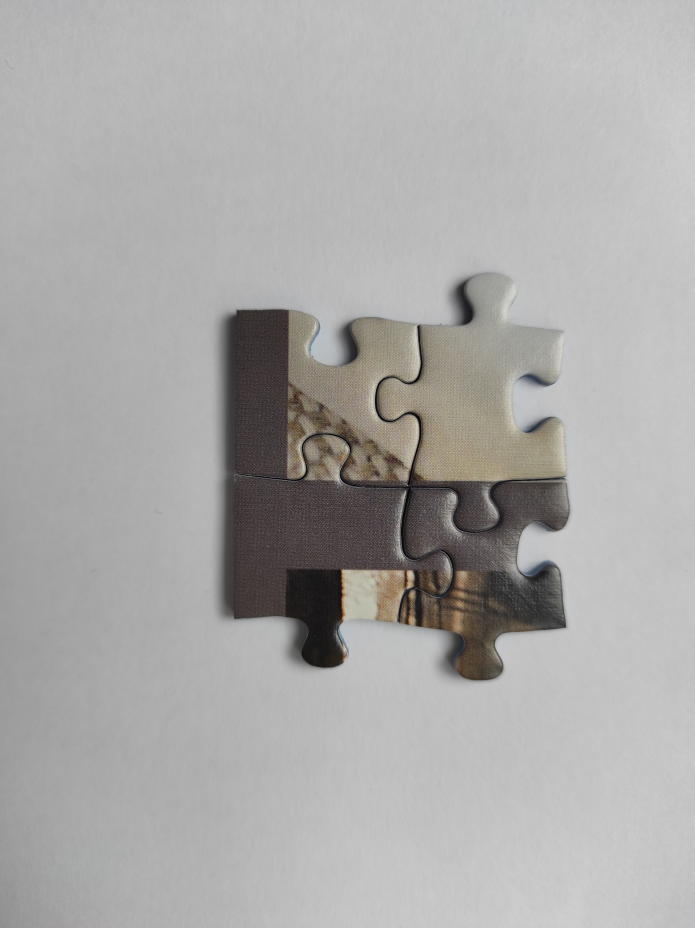
#> input picture data/pzl_1/pzl_1_full_front.jpg, 3472 x 4640 px (shown at 1/5 size)
$ jupyter execute puzzle.ipynb   (shell and % lines are left out)
#> lines starting #> are read from the running program, lines starting #| are printed output that depends on the picture
# Analyse eines Puzzleteils im Gesamtbild

In diesem Notebook verwenden wir Feature-Detection und -Matching (ORB + FLANN), um die Position eines einzelnen Puzzleteils in einem vollständigen Puzzlebild zu finden.
- Ganz oben definierst du zwei Variablen für die Pfade zu den Bildern.
- Wir konvertieren beide Bilder in Graustufen, extrahieren ORB-Features, führen ein FLANN-Matching durch und berechnen eine Homographie, um die genaue Lage des Puzzleteils im Gesamtbild zu bestimmen.
- Am Ende markieren wir das gefundene Teil mit einem farbigen Polygon (Rechteck).

[cell 1]
# -----------------------------
# 1) Variablen fuer Bildpfade
# -----------------------------
# Passe hier die Pfade zu deinem Gesamt-Puzzlebild und deinem Einzelteil an,
# damit das Notebook direkt lauffaehig ist.

original_image_path = 'data/pzl_1/pzl_1_full_front.jpg'   # Pfad zum Bild des kompletten Puzzles
piece_image_path    = 'data/pzl_1/pzl_1_001_front.jpg'      # Pfad zum Bild des einzelnen Puzzleteils

## 2) Benötigte Bibliotheken importieren

Wir verwenden OpenCV (`cv2`) fuer die Bildverarbeitung, NumPy fuer numerische Operationen und Matplotlib, um Ergebnisse im Notebook anzuzeigen.

[cell 2]
# ORDNE IMPORTS
import cv2
import numpy as np
import matplotlib.pyplot as plt

# Damit die Plots direkt im Jupyter Notebook angezeigt werden:

## 3) Bilder laden und erste Ansicht

Wir laden zuerst beide Bilder und zeigen sie einmal grob an, um zu prüfen, dass die Pfade korrekt sind.

[cell 3]
# ----------------------------------------------------------------
# 3) Bilder laden und grobe Ansicht
# ----------------------------------------------------------------
# Farbbilder einlesen (OpenCV laedt standardmaessig in BGR)
img_full_color = cv2.imread(original_image_path)
#> img_full_color is the input picture: shape (4640, 3472, 3); mean B, G, R 168.5, 169.7, 170.8
img_piece_color = cv2.imread(piece_image_path)
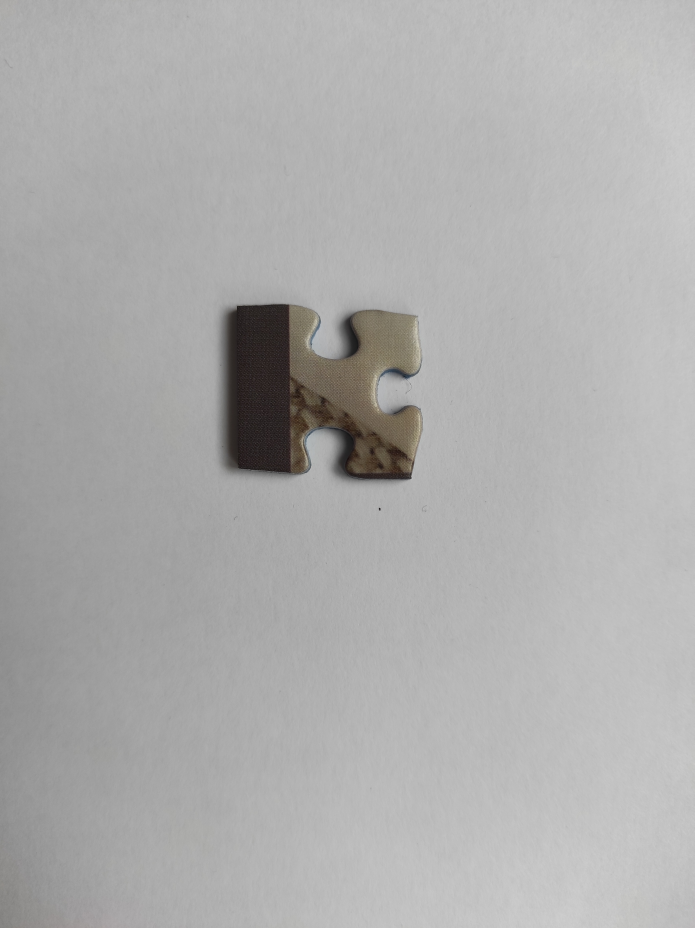
#> input picture data/pzl_1/pzl_1_001_front.jpg, 3472 x 4640 px (shown at 1/5 size)
#> img_piece_color is the input picture: shape (4640, 3472, 3); mean B, G, R 172.7, 173.1, 173.5

# Fehlerbehandlung, falls ein Bild nicht gefunden wurde
if img_full_color is None:
    raise FileNotFoundError(f"Gesamtbild konnte nicht geladen werden: {original_image_path}")
if img_piece_color is None:
    raise FileNotFoundError(f"Puzzleteilbild konnte nicht geladen werden: {piece_image_path}")

# Konvertiere in RGB fuer die Anzeige mit Matplotlib
img_full_rgb  = cv2.cvtColor(img_full_color, cv2.COLOR_BGR2RGB)
img_piece_rgb = cv2.cvtColor(img_piece_color, cv2.COLOR_BGR2RGB)

# Zeige beide Bilder nebeneinander
plt.figure(figsize=(10,5))
plt.subplot(1,2,1)
plt.imshow(img_full_rgb)
plt.title('Gesamt-Puzzlebild')
plt.axis('off')

plt.subplot(1,2,2)
plt.imshow(img_piece_rgb)
plt.title('Einzelnes Puzzleteil')
plt.axis('off')
plt.show()
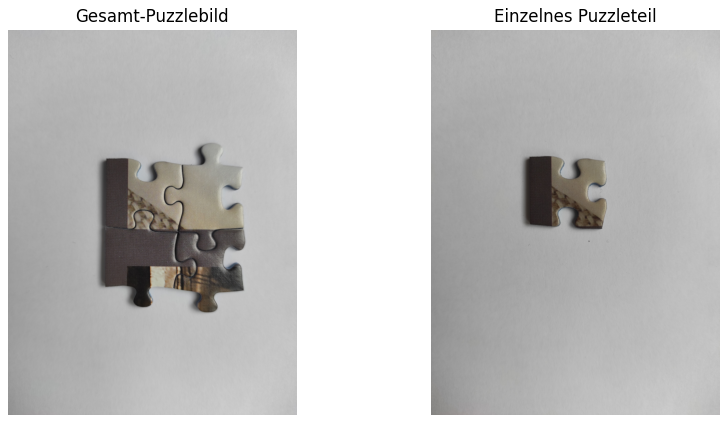
#> figure drawn by matplotlib, 2 panels

## 4) Bilder in Graustufen konvertieren

Sowohl die Feature-Detection als auch das Matching finden in Graustufen statt, um Farbunterschiede nicht zu sehr zu gewichten.

[cell 4]
# Konvertiere beide Bilder in Graustufen
img_full_gray  = cv2.cvtColor(img_full_color, cv2.COLOR_BGR2GRAY)
img_piece_gray = cv2.cvtColor(img_piece_color, cv2.COLOR_BGR2GRAY)

## 5) Optionale Vorverarbeitung: Größenverhältnisse prüfen

Falls das Puzzleteil versehentlich größer als das Gesamtbild ist, skalieren wir es automatisch herunter.
So stellen wir sicher, dass das Matching nicht durch falsche Größenverhältnisse beeinträchtigt wird.

[cell 5]
# ----------------------------------------------------------------
# 5) Vorverarbeitung: Puzzleteil ggf. skalieren
# ----------------------------------------------------------------
# Ermittle Breite und Höhe beider Graustufenbilder
h_full, w_full   = img_full_gray.shape
#> h_full = 4640; w_full = 3472
h_piece, w_piece = img_piece_gray.shape
#> h_piece = 4640; w_piece = 3472

# Wenn das Puzzleteil größer ist als das Gesamtbild, skalieren wir es herunter
if w_piece > w_full or h_piece > h_full:
    scale_factor = min(w_full / w_piece, h_full / h_piece, 1.0)
    new_w = int(w_piece * scale_factor)
    new_h = int(h_piece * scale_factor)
    # Graustufen- und Farbversion parallel anpassen
    img_piece_gray = cv2.resize(img_piece_gray, (new_w, new_h), interpolation=cv2.INTER_AREA)
    img_piece_rgb  = cv2.resize(img_piece_rgb,  (new_w, new_h), interpolation=cv2.INTER_AREA)
    h_piece, w_piece = img_piece_gray.shape  # Neue Dimensionen merken
    print(f"Puzzleteilbild automatisch skaliert auf {new_w}×{new_h}, um es kleiner als das Gesamtbild zu machen.")
else:
    print("Puzzleteilbild hat geringere oder gleiche Größe wie Gesamtbild; keine Skalierung nötig.")

## 6) ORB-Features extrahieren

Wir verwenden ORB (Oriented FAST and Rotated BRIEF), weil es schnell ist und robuste, binäre Deskriptoren liefert.
- `nfeatures`: maximale Anzahl der zu detektierenden Keypoints

[cell 6]
# ----------------------------------------------------------------
# 6) ORB-Feature-Extraction
# ----------------------------------------------------------------
# Erstelle ORB-Detektor mit ausreichend vielen möglichen Features
orb = cv2.ORB_create(nfeatures=4000)

# Keypoints und Deskriptoren für das Gesamtbild berechnen
kp_full, des_full = orb.detectAndCompute(img_full_gray, None)
#> kp_full = 4000 keypoints; strongest (x, y, size): (1928, 2401, 31), (1809, 2355, 31), (1748, 2315, 31), (1817, 2578, 31)

# Keypoints und Deskriptoren für das (ggf. skalierte) Puzzleteil berechnen
kp_piece, des_piece = orb.detectAndCompute(img_piece_gray, None)
#> kp_piece = 3610 keypoints; strongest (x, y, size): (1897, 2542, 53.6), (1896, 2540, 44.6), (1897, 2539, 37.2), (1898, 2539, 31)

print(f"Anzahl Keypoints im Gesamtbild:     {len(kp_full)}")
#| Anzahl Keypoints im Gesamtbild:     4000
print(f"Anzahl Keypoints im Puzzleteilbild: {len(kp_piece)}")
#| Anzahl Keypoints im Puzzleteilbild: 3610

## 7) Feature-Matching mit FLANN (LSH-Index)

Da ORB binäre Deskriptoren liefert, konfigurieren wir FLANN für den LSH-Index (Locality Sensitive Hashing).
Anschließend führen wir ein KNN-Matching durch (k=2) und wenden den Lowe-Ratio-Test an, um nur gute Matches zu behalten.

[cell 7]
# ----------------------------------------------------------------
# 7) FLANN-basiertes Matching (LSH-Index)
# ----------------------------------------------------------------
# FLANN-Parameter für ORB: LSH-Index (algorithm=6)
index_params = dict(algorithm=6,       # 6 = FLANN_INDEX_LSH
                    table_number=12,   # Anzahl Hash-Tabellen
                    key_size=20,       # Schlüsselgröße in Bits
                    multi_probe_level=2)  # Mehrfach-Tabellen-Prüfung

search_params = dict(checks=50)  # Anzahl der Suchdurchgänge

flann = cv2.FlannBasedMatcher(index_params, search_params)

# KNN-Matching: Für jeden Deskriptor im Puzzleteil suchen wir die 2 nächstbesten im Gesamtbild
matches = flann.knnMatch(des_piece, des_full, k=2)
#> matches = 3610 matches

# Lowe-Ratio-Test: Nur Matches behalten, bei denen das beste Match signifikant besser ist
good_matches = []
ratio_thresh = 0.75  # typischer Wert zwischen 0.7 und 0.8
for m, n in matches:
    if m.distance < ratio_thresh * n.distance:
        good_matches.append(m)
#> after the loop, good_matches = 94 matches

print(f"Anzahl präqualifizierter Matches (Lowe-Ratio): {len(good_matches)}")
#| Anzahl präqualifizierter Matches (Lowe-Ratio): 94

## 8) Homographie berechnen und Puzzleteil-Lage ermitteln

Wenn genug Matches vorhanden sind (hier ab 10), berechnen wir eine Homographie (RANSAC).
Diese Homographie erlaubt uns, die 4 Eckpunkte des Puzzleteils ins Gesamtbild zu transformieren.

[cell 8]
# ----------------------------------------------------------------
# 8) Homographie berechnen
# ----------------------------------------------------------------
MIN_MATCH_COUNT = 10  # Mindestzahl der guten Matches für verlässliche Homographie

if len(good_matches) >= MIN_MATCH_COUNT:
    # Quellpunkte (vom Puzzleteil) und Zielpunkte (im Gesamtbild) extrahieren
    src_pts = np.float32([kp_piece[m.queryIdx].pt for m in good_matches]).reshape(-1,1,2)
#> src_pts = 94 rows, first 8: [1553, 2034], [1592, 1905], [1387, 2335], [1454, 1891], [1493, 2072], [1374, 2133], [1504, 2075], [1504, 2053]
    dst_pts = np.float32([kp_full[m.trainIdx].pt   for m in good_matches]).reshape(-1,1,2)
#> dst_pts = 94 rows, first 8: [1542, 2065], [1517.2, 2453.8], [1370, 2361], [1553.5, 2313.8], [1482, 2102], [1567, 2437], [1493, 2105], [1493, 2083]

    # Homographie mit RANSAC, Toleranz 5 Pixel
    M, mask = cv2.findHomography(src_pts, dst_pts, cv2.RANSAC, 5.0)
#> M = [[1, -0.00798, 14.56], [0.0162, 1.03, -25.61], [-2.75e-06, 6.85e-06, 1]]; mask = 94 values, max 1 at index 0, min 0 at index 1, mean 0.755
    matches_mask = mask.ravel().tolist()
#> matches_mask has the same summary as mask

    # Eckpunkte des Puzzleteils definieren (voher in Graustufen-Bild-Koordinaten)
    # Da wir img_piece ggf. skaliert haben, passen h_piece und w_piece schon.
    corners_piece = np.float32([
        [0,         0],
        [0,         h_piece-1],
        [w_piece-1, h_piece-1],
        [w_piece-1, 0       ]
    ]).reshape(-1,1,2)

    # Transformiere die Eckpunkte ins Gesamtbild
    corners_transformed = cv2.perspectiveTransform(corners_piece, M)
#> corners_transformed = [[14.56, -25.61], [-21.79, 4584.5], [3385.8, 4682.2], [3531.8, 30.81]]

    # Gib die transformierten Eckpunkte aus (zur Kontrolle)
    print("Transformierte Eckpunkte im Gesamtbild:")
    for idx, (x, y) in enumerate(corners_transformed.reshape(-1,2)):
        print(f" Ecke {idx+1}: x={x:.1f}, y={y:.1f}")
#> this loop made 4 passes
#|  Ecke 1: x=14.6, y=-25.6
#|  Ecke 2: x=-21.8, y=4584.5
#|  Ecke 3: x=3385.8, y=4682.2
#|  Ecke 4: x=3531.8, y=30.8
else:
    print(f"Nicht genug gute Matches: {len(good_matches)}/{MIN_MATCH_COUNT} (Homographie abgebrochen).")
    corners_transformed = None

## 9) Korrekter Zuschnitt und Markierung der erkannten Region

Das ursprüngliche Problem war, dass durch eine fehlerhafte Homographie (z.B. zu wenige oder falsche Matches)
die Ecken des Puzzleteils manchmal auf die Bildgrenzen des Gesamtbilds abgebildet wurden, sodass das gesamte Bild
markiert aussah.

Hier zeichnen wir statt des gesamten Bild-Polygons nur das exakte, begrenzende Rechteck um die transformierten Ecken.
Somit stellen wir sicher, dass wirklich nur der Bereich hervorgehoben wird, in dem das Teil erkannt wurde.

[cell 9]
# ----------------------------------------------------------------
# 9) Ergebnisbild vorbereiten und Rechteck zeichnen
# ----------------------------------------------------------------
# Kopie des Gesamtbildes (RGB) zum Zeichnen
result_img = img_full_rgb.copy()

if corners_transformed is not None:
    # In Integer-Koordinaten umwandeln
    corners_int = np.int32(corners_transformed.reshape(-1,2))
#> corners_int = [[14, -25], [-21, 4584], [3385, 4682], [3531, 30]]

    # Berechne das umschließende Rechteck (x, y, Breite, Höhe)
    x_min = np.min(corners_int[:,0])
#> x_min = -21
    y_min = np.min(corners_int[:,1])
#> y_min = -25
    x_max = np.max(corners_int[:,0])
#> x_max = 3531
    y_max = np.max(corners_int[:,1])
#> y_max = 4682
    rect_w = x_max - x_min
#> rect_w = 3552
    rect_h = y_max - y_min
#> rect_h = 4707

    # Zeichne Rechteck in Grün mit Dicke 3
    cv2.rectangle(result_img,
                  (x_min, y_min),
                  (x_min + rect_w, y_min + rect_h),
                  color=(0, 255, 0),
                  thickness=3)

    # Optional: Die vier transformierten Ecken als kleine blaue Kreise markieren (zur Veranschaulichung)
    for (x, y) in corners_int:
        cv2.circle(result_img, (x, y), radius=5, color=(0, 0, 255), thickness=-1)
#> this loop made 4 passes

else:
    print("Keine Korrekten Eckpunkte vorhanden – es wird kein Rechteck gezeichnet.")

# Anzeige des Ergebnisses
plt.figure(figsize=(8,8))
plt.imshow(result_img)
plt.title('Erkanntes Puzzleteil (gruenes Rechteck, Ecken rot)')
plt.axis('off')
plt.show()
